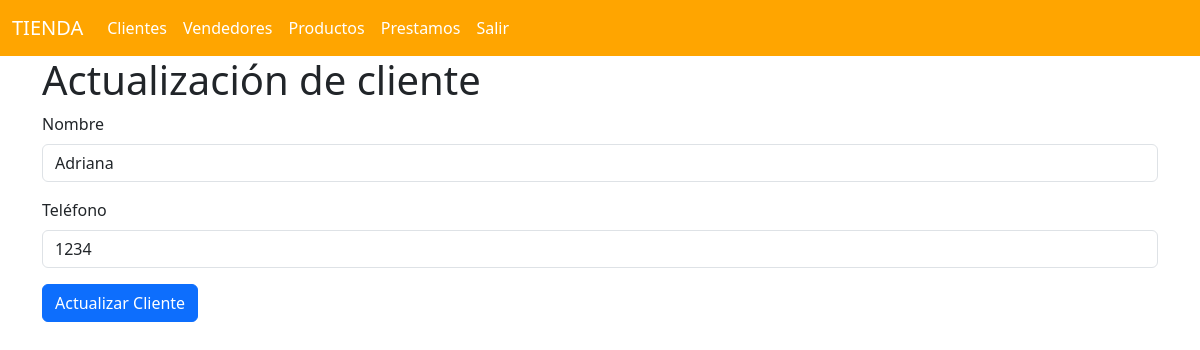
Before: /clientes/edit/1 with the older database file.
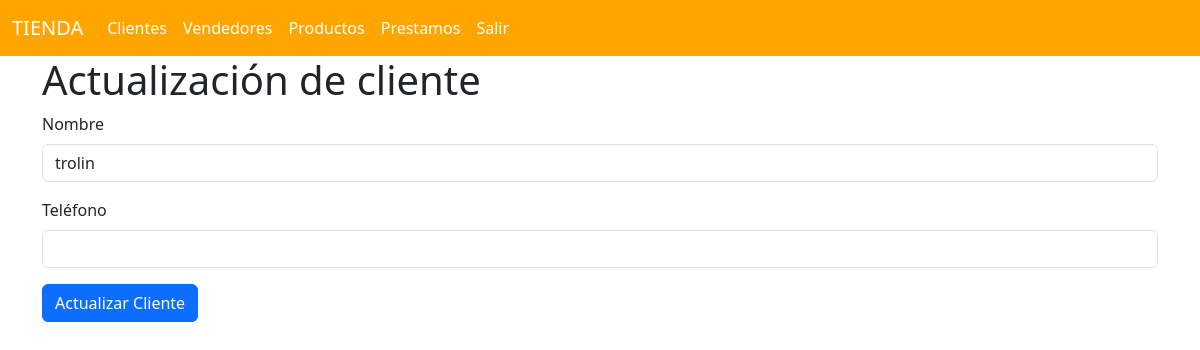
After: the same page with the newer database file.
### models/cliente_model.py (models this page shows, shortened)
class Cliente(db.Model):
    __tablename__ = "cliente"
    id = db.Column(db.Integer, primary_key=True)
    nombre = db.Column(db.String(80), nullable=False)
    telefono = db.Column(db.String(20), nullable=True)
    prestamos = db.relationship('Prestamo', back_populates='cliente')
    @staticmethod
    def get_by_id(id):
        return Cliente.query.get(id)

### controllers/cliente_controller.py (the view)
@cliente_bp.route("/edit/<int:id>", methods = ['GET', 'POST'])
def edit(id):
    cliente = Cliente.get_by_id(id)
    if request.method == 'POST':
        nombre = request.form['nombre']
        telefono = request.form['telefono']
        cliente.update(nombre=nombre, telefono=telefono)
        return redirect(url_for('cliente.index'))
    return cliente_view.edit(cliente)

### views/cliente_view.py (called while the page is built)
def edit(cliente):
    return render_template('clientes/edit.html', cliente=cliente)

### templates/clientes/edit.html (shortened to what this page needs)
{% extends 'base.html' %}
{% block content %}
<h1>Actualización de cliente</h1>
<form action="{{url_for('cliente.edit', id=cliente.id)}}" method="post">
    <div class="mb-3">
        <label for="" class="form-label">Nombre</label>
        <input type="text" class="form-control" name="nombre" value="{{cliente.nombre}}" required>
    </div>
    <div class="mb-3">
        <label for="" class="form-label">Teléfono</label>
        <input type="text" class="form-control" name="telefono" value="{{cliente.telefono}}">
    </div>
    <button class="btn btn-primary" type="submit">Actualizar Cliente</button>
</form>
{% endblock %}

Changed rows visible on the page:
changed Cliente: nombre "Adriana" → "trolin"; telefono "1234" → (not shown)
